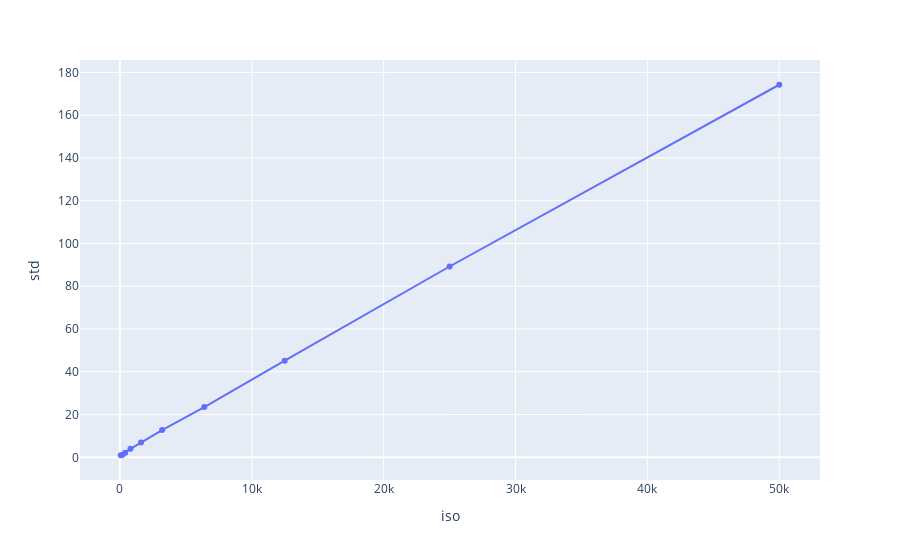

The notebook cell this image was saved under:
### Code cell
px.line(m11_36[m11_36['time'] == 0.001], x='iso', y='std', markers=True)

### Figure 1 — Plotly figure (JSON) as saved in the notebook; plotly's stock layout.template omitted (floating-point values rounded to 4 significant figures)
{"data": [{"hovertemplate": "iso=%{x}<br>std=%{y}<extra></extra>", "legendgroup": "", "line": {"color": "#636efa", "dash": "solid"}, "marker": {"symbol": "circle"}, "mode": "lines+markers", "name": "", "orientation": "v", "showlegend": false, "type": "scatter", "x": [64, 200, 400, 800, 1600, 3200, 6400, 12500, 25000, 50000], "xaxis": "x", "y": [0.9574, 1.196, 2.148, 3.953, 6.895, 12.71, 23.51, 45.2, 89.23, 174.2], "yaxis": "y"}], "layout": {"legend": {"tracegroupgap": 0}, "margin": {"t": 60}, "xaxis": {"anchor": "y", "domain": [0, 1], "title": {"text": "iso"}}, "yaxis": {"anchor": "x", "domain": [0, 1], "title": {"text": "std"}}}}
